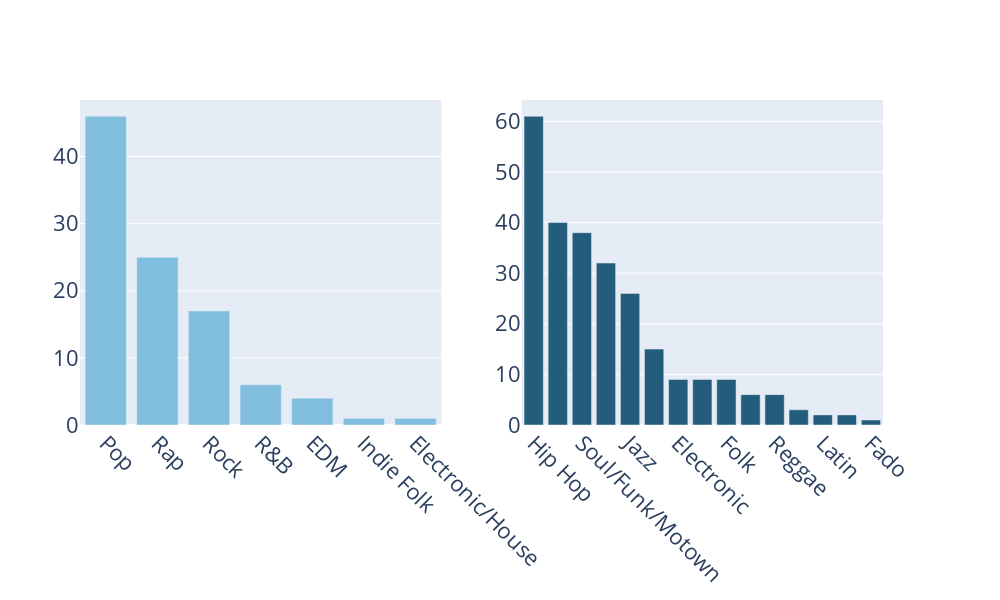

The code cell stored with this chart in its notebook:
### Markdown cell above
Genres comparison

### Code cell
# Compute the sorted counts for the first DataFrame
sorted_counts_obama = df_obama["genres"].value_counts().sort_values(ascending=False)
sorted_genres_obama = sorted_counts_obama.index.tolist()

# Compute the sorted counts for the second DataFrame
sorted_counts_top_100 = df_top_100["genres"].value_counts().sort_values(ascending=False)
sorted_genres_top_100 = sorted_counts_top_100.index.tolist()

# Create subplots with 1 row and 2 columns
fig = make_subplots(rows=1, cols=2, subplot_titles=("", ""))

# Create first bar chart (sorted) and add it to the second column
fig_top_100 = px.bar(
    x=sorted_genres_top_100,
    y=sorted_counts_top_100,
    title="Genres Count for Top 100",
    labels={'x': 'Genres', 'y': 'Count'},
    color_discrete_sequence=['#81bede']
)
for trace in fig_top_100['data']:
    fig.add_trace(trace, row=1, col=1)
    
# Create second bar chart (sorted) and add it to the first column
fig_obama = px.bar(
    x=sorted_genres_obama,
    y=sorted_counts_obama,
    title="Genres Count for Obama",
    labels={'x': 'Genres', 'y': 'Count'},
    color_discrete_sequence=['#235d7b']  # Set bar color

)
for trace in fig_obama['data']:
    fig.add_trace(trace, row=1, col=2)

# Update layout to fit the titles, adjust the appearance, and incline the labels
fig.update_layout(
    showlegend=False,
    xaxis_tickangle=45,  # Incline labels for the first subplot
    xaxis2_tickangle=45,  # Incline labels for the second subplot
    width=1000,  # Increase the figure width
    height=600,  # Increase the figure height
    font=dict(size=22),  # General font size for titles and annotations
    xaxis=dict(
        title=dict(font=dict(size=22)),  # X-axis title size
        tickfont=dict(size=22)  # X-axis tick label size
    ),
    xaxis2=dict(
        title=dict(font=dict(size=22)),  # X-axis2 title size
        tickfont=dict(size=22)  # X-axis2 tick label size
    ),
    yaxis=dict(
        title=dict(font=dict(size=22)),  # Y-axis title size
        tickfont=dict(size=22)  # Y-axis tick label size
    ),
    yaxis2=dict(
        title=dict(font=dict(size=22)),  # Y-axis2 title size
        tickfont=dict(size=22)  # Y-axis2 tick label size
    )
)

# Show the combined plot
fig.show()

### Figure 1 — Plotly figure (JSON) as saved in the notebook; plotly's stock layout.template omitted (floating-point values rounded to 4 significant figures)
{"data": [{"alignmentgroup": "True", "hovertemplate": "Genres=%{x}<br>Count=%{y}<extra></extra>", "legendgroup": "", "marker": {"color": "#81bede", "pattern": {"shape": ""}}, "name": "", "offsetgroup": "", "orientation": "v", "showlegend": false, "textposition": "auto", "type": "bar", "x": ["Pop", "Rap", "Rock", "R&B", "EDM", "Indie Folk", "Electronic/House"], "xaxis": "x", "y": [46, 25, 17, 6, 4, 1, 1], "yaxis": "y"}, {"alignmentgroup": "True", "hovertemplate": "Genres=%{x}<br>Count=%{y}<extra></extra>", "legendgroup": "", "marker": {"color": "#235d7b", "pattern": {"shape": ""}}, "name": "", "offsetgroup": "", "orientation": "v", "showlegend": false, "textposition": "auto", "type": "bar", "x": ["Hip Hop", "R&B", "Soul/Funk/Motown", "Rock", "Jazz", "Pop", "Electronic", "Afrobeats", "Folk", "Reggaeton", "Reggae", "Indie", "Latin", "World", "Fado"], "xaxis": "x2", "y": [61, 40, 38, 32, 26, 15, 9, 9, 9, 6, 6, 3, 2, 2, 1], "yaxis": "y2"}], "layout": {"font": {"size": 22}, "height": 600, "showlegend": false, "width": 1000, "xaxis": {"anchor": "y", "domain": [0, 0.45], "tickangle": 45, "tickfont": {"size": 22}, "title": {"font": {"size": 22}}}, "xaxis2": {"anchor": "y2", "domain": [0.55, 1], "tickangle": 45, "tickfont": {"size": 22}, "title": {"font": {"size": 22}}}, "yaxis": {"anchor": "x", "domain": [0, 1], "tickfont": {"size": 22}, "title": {"font": {"size": 22}}}, "yaxis2": {"anchor": "x2", "domain": [0, 1], "tickfont": {"size": 22}, "title": {"font": {"size": 22}}}}}
